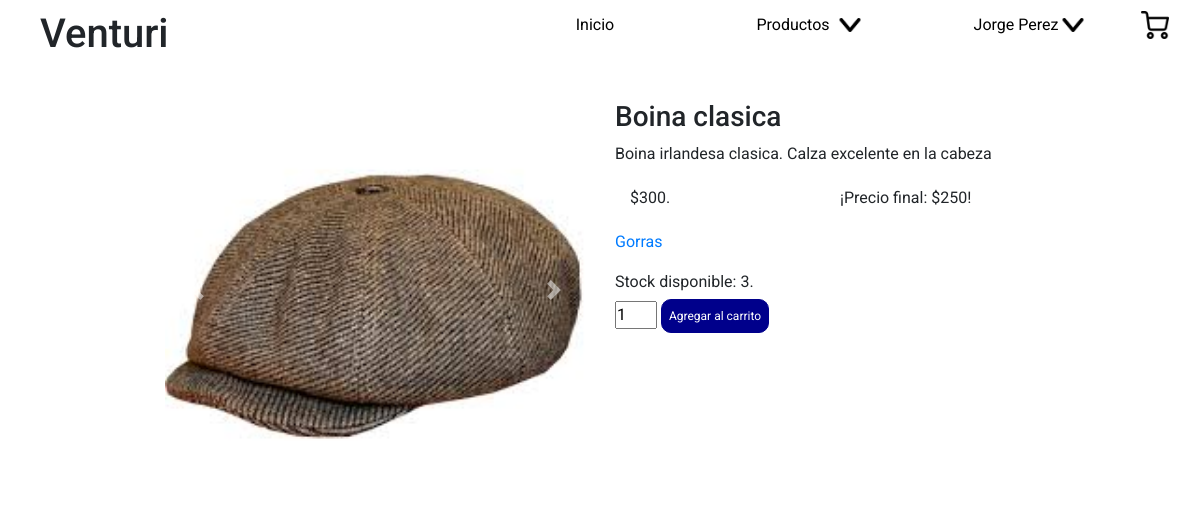
The page /index.php?section=product&id=6 (signed in) on the database its author committed.
### tables this page shows
CREATE TABLE IF NOT EXISTS products_photos (
    id int UNSIGNED NOT NULL AUTO_INCREMENT,
    image varchar(255) NOT NULL,
    products_id INT UNSIGNED NOT NULL,
    PRIMARY KEY (id),
    FOREIGN KEY (products_id)
    REFERENCES products (id)
    ON DELETE CASCADE
    ON UPDATE CASCADE
);

CREATE TABLE IF NOT EXISTS products (
    id int UNSIGNED NOT NULL AUTO_INCREMENT,
    title varchar(100) NOT NULL,
    description text(1000),
    price int NOT NULL DEFAULT 0,
    discount int DEFAULT NULL,
    stock int NOT NULL DEFAULT 0,
    created_at TIMESTAMP NOT NULL DEFAULT CURRENT_TIMESTAMP,
    updated_at TIMESTAMP NOT NULL DEFAULT CURRENT_TIMESTAMP,
    PRIMARY KEY (id)
);

### back/config/functions/sql.php (called while the page is built, shortened)
<?php
function select($query){
global $cnx;
$matchs = [];
$rta = mysqli_query($cnx, $query);
if(mysqli_num_rows($rta) > 0){
    while($match = mysqli_fetch_assoc($rta)):
        $matchs[] = $match;
    endwhile;
}
return $matchs;
}

### back/config/functions/session.php (called while the page is built, shortened)
<?php
function isLogged(){
    if(isset($_SESSION['user']['id'])){
        return true;
    }else{
        return false;
    }
}

### site/views/product.php (the view, shortened to what this page needs)
<?php
$productId = (empty($_GET['id'])) ? null : $_GET['id'];
$product = [];
$querySelectProduct =
    <<<SELECTPRODUCTS
    SELECT products_photos.id AS photos_id, products_photos.image, products.id, products.title, products.description, products.price, products.discount, products.stock, products.created_at, products.updated_at
    FROM products_photos
    JOIN products
    ON products_photos.products_id=products.id AND products_photos.products_id=
    SELECTPRODUCTS;
$querySelectProduct = $querySelectProduct.$productId.";";
$rtaSelectProduct = select($querySelectProduct);
if(empty($rtaSelectProduct)){
    $querySelectProduct =
    <<<SELECTPRODUCTS
    SELECT *
    FROM products
    WHERE id=
    SELECTPRODUCTS;
    $querySelectProduct = $querySelectProduct.$productId.";";
    $rtaSelectProduct = select($querySelectProduct);
    if(empty($rtaSelectProduct)){
        return header('Location: ./index.php?section=products');
    }else{
        $product["id"] = $rtaSelectProduct[0]["id"];
        $product["title"] = $rtaSelectProduct[0]["title"];
        $product["description"] = $rtaSelectProduct[0]["description"];
        $product["price"] = $rtaSelectProduct[0]["price"];
        $product["discount"] = $rtaSelectProduct[0]["discount"];
        $product["stock"] = $rtaSelectProduct[0]["stock"];
        $product["created_at"] = $rtaSelectProduct[0]["created_at"];
        $product["updated_at"] = $rtaSelectProduct[0]["updated_at"];
    }
}else{
    $product["id"] = $rtaSelectProduct[0]["id"];
    $product["title"] = $rtaSelectProduct[0]["title"];
    $product["description"] = $rtaSelectProduct[0]["description"];
    $product["price"] = $rtaSelectProduct[0]["price"];
    $product["discount"] = $rtaSelectProduct[0]["discount"];
    $product["stock"] = $rtaSelectProduct[0]["stock"];
    $product["created_at"] = $rtaSelectProduct[0]["created_at"];
    $product["updated_at"] = $rtaSelectProduct[0]["updated_at"];
    for ($i=0; $i < count($rtaSelectProduct); $i++) {
        $product["images"][$i]["id"] = $rtaSelectProduct[$i]["photos_id"];
        $product["images"][$i]["image"] = $rtaSelectProduct[$i]["image"];
    }
}
$querySelectCategories =
<<<SELECTCATEGORIES
SELECT categories.id AS categories_id, categories.name, products_has_categories.products_id
FROM categories
JOIN products_has_categories
ON categories.id=products_has_categories.categories_id AND products_has_categories.products_id=
SELECTCATEGORIES;
$querySelectCategories = $querySelectCategories.$productId.";";
$rtaSelectCategories = select($querySelectCategories);
if(!empty($rtaSelectCategories)){
    for ($i=0; $i < count($rtaSelectCategories); $i++) {
        $product["categories"][$i]["id"] = $rtaSelectCategories[$i]["categories_id"];
        $product["categories"][$i]["name"] = $rtaSelectCategories[$i]["name"];
    }
}
?>
<section id="product">
    <div class="container">
        <div class="row">
            <?php if(isset($product["images"])): ?>
                <div class="col-sm">
                    <div id="carouselExampleIndicators" class="carousel slide" data-ride="carousel">
                        <div class="carousel-inner">
                            <div class="carousel-item active">
                                <img class="d-block w-100" src="./site/images/products/<?= $product["images"][0]["image"] ?>.jpg" alt="First slide" />
                            </div>
                        </div>
                        <a class="carousel-control-prev" href="#carouselExampleIndicators" role="button" data-slide="prev">
                            <span class="carousel-control-prev-icon" aria-hidden="true"></span>
                        </a>
                        <a class="carousel-control-next" href="#carouselExampleIndicators" role="button" data-slide="next">
                            <span class="carousel-control-next-icon" aria-hidden="true"></span>
                        </a>
                    </div>
                </div>
            <?php endif; ?>
            <div class="col-sm">
                <div>
                    <h3><?= $product["title"] ?></h3>
                    <?php if(!empty($product["description"])): ?>
                        <p><?= $product["description"] ?></p>
                    <?php else: ?>
                        <p>El articulo no posee descripción.</p>
                    <?php endif; ?>
                </div>
                <div class="container">
                    <div class="row">
                        <div class="col-6">
                            <p>$<?= $product["price"] ?>.</p>
                        </div>
                        <?php if($product["discount"] > 0): ?>
                            <div class="col-6">
                                <p>¡Precio final: $<?= $product["discount"] ?>!</p>
                            </div>
                        <?php endif; ?>
                    </div>
                </div>
                <?php if(isset($product["categories"])): ?>
                    <ul>
                        <?php for ($i=0; $i < count($product["categories"]); $i++): ?>
                            <li><a href="./index.php?section=products&category=<?= $product["categories"][$i]["name"] ?>"><?= $product["categories"][$i]["name"] ?></a></li>
                        <?php endfor; ?>
                    </ul>
                <?php endif; ?>
                <?php if(isLogged()): ?>
                    <div>
                        <?php if($product["stock"] > 0): ?>
                            <form action="./back/controller/shoppingCart/add.php" method="POST">
                                <p>Stock disponible: <?= $product["stock"] ?>.</p>
                                <input type="number" name="quantity" value="1" min="1" max="<?= $product["stock"] ?>"/>
                                <input type="submit" value="Agregar al carrito" />
                            </form>
                        <?php else: ?>
                            <p>Sin stock.</p>
                        <?php endif; ?>
                    </div>
                <?php else: ?>
                    <a href="./index.php?section=login">Iniciar sesión</a>
                <?php endif; ?>
            </div>
        </div>
    </div>
</section>

### site/css/index.css (style rules this page uses)
* { margin: 0; padding: 0; font-family: 'Roboto', sans-serif; box-sizing: border-box; }
body { max-width: 1920px; margin-left: auto; margin-right: auto; }
p { margin-bottom: 0!important; }

### site/css/views/product.css (style rules this page uses)
#product >div >div >div:last-of-type { padding-top: 20px; }
#product >div >div >div:last-of-type >div:nth-of-type(2) { padding-top: 20px; }
#product >div >div >div:last-of-type >ul { padding-top: 20px; list-style: none; }
#product >div >div >div:last-of-type >div:last-of-type input[type=submit] { display: inline-block; padding:7px; background-color: darkblue; width: fit-content; text-decoration: none; color: white; border: 1px solid darkblue; border-radius: 10px; margin-top: 5px; font-size: 12px; }

### rows shown on the page
products_photos: image (picture), products.title "Boina clasica", products.description "Boina irlandesa clasica. Calza excelente en la cabeza", products.price "300", products.discount "250", products.stock "3"

### other values the page prints
Site_Name "Venturi"
$_SESSION['user']['name'] "Jorge"
$_SESSION['user']['surname'] "Perez"
$product["categories"][$i]["name"] "Gorras"
